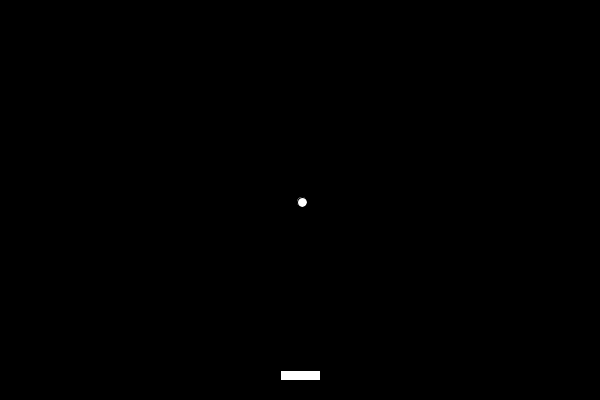
Frame 1 (no input)
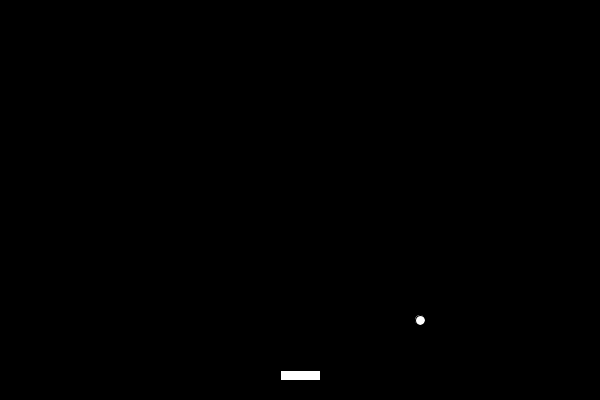
Frame 60 (the mouse pressed at the canvas centre just before this capture)
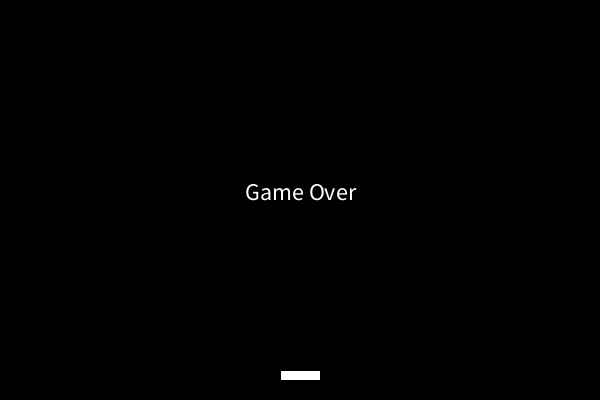
Frame 120 (the mouse held since frame 60 and released just before this capture)

The Processing sketch that drew these frames (run headless with seeded random() and noise(); from frame 60 on, the mouse is pressed at the canvas centre):

// Processing sketch: BrickBreaker
// ── BrickBreaker.pde
float player_x;
float player_y;

float ball_x;
float ball_y;
float x_slope = 1;
float y_slope = 1;
float velocity = 2;
boolean last_collision = true;

boolean[] keys;

void setup() {
  size(600, 400);
  keys = new boolean[2];
  keys[0] = false;
  keys[1] = false;
  player_x = width / 2;
  player_y = int(height * 15 / 16);
  ball_x = width / 2;
  ball_y = height / 2;
}

void draw() {
  background(0);
  move_paddle();
  move_ball();
  if (boundary_collisions()) {
    textAlign(CENTER);
    textSize(24);
    text("Game Over", width / 2, height / 2);
  } else {
    paddle_collisions();
  }
}

void paddle_collisions() {
  if (ball_x + 5 > player_x - 20 && ball_x - 5 < player_x + 20 && ball_y - 5 < player_y + 5 && ball_y + 5 > player_y - 5 && last_collision) {
    y_slope *= -1;
    velocity += 0.1;
    last_collision = false;
  }
}

void move_paddle() {
  rectMode(CENTER);
  rect(player_x, player_y, 40, 10);
  if (keys[0] && player_x - 20 > 0) {
    player_x -= 5;
  }
  if (keys[1] && player_x + 20 < width) {
    player_x += 5;
  }
}

boolean boundary_collisions() {
  if (ball_y >= height) {
    return true;
  }
  if (ball_y - 5 <= 0) {
    y_slope *= -1;
    last_collision = true;
    velocity += 0.1;
  }
  if (ball_x - 5 <= 0 || ball_x + 5 >= width) {
    x_slope *= -1;
    last_collision = true;
    velocity += 0.1;
  }
  return false;
}

void move_ball() {
  ball_x += x_slope * velocity;
  ball_y += y_slope * velocity;
  circle(ball_x, ball_y, 10);
}

void keyPressed() {
  if (key == 'a') {
    keys[0] = true;
  }
  if (key == 'd') {
    keys[1] = true;
  }
}

void keyReleased() {
  if (key == 'a') {
    keys[0] = false;
  }
  if (key == 'd') {
    keys[1] = false;
  }
}

// ── Block.pde
class Block {
  float x;
  float y;
  Block(float temp_x, float temp_y) {
    x = temp_x;
    y = temp_y;
  }
  void show() {
    rectMode(CORNER);
    strokeWeight(5);
    fill(0,0,150);
    rect(x * 20, y * 20, 20, 20);
    strokeWeight(1);
    fill(255);
  }
}
